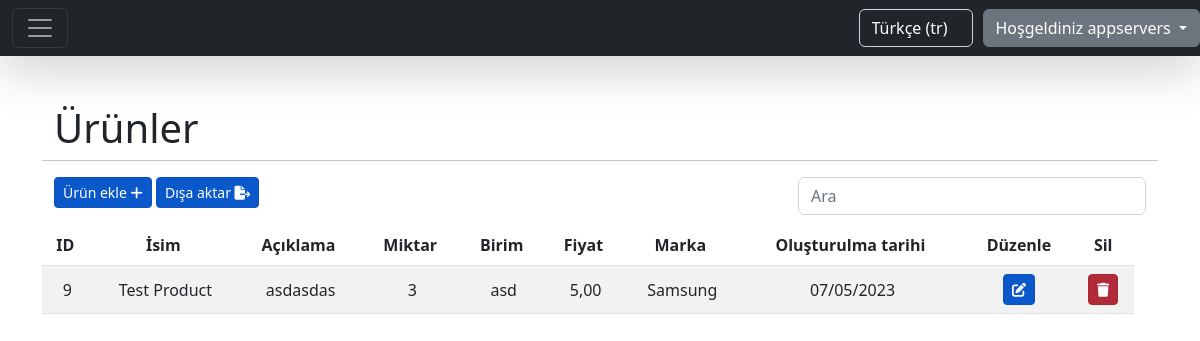
/tr/products/ (signed in), run on the app's committed database.
### home/models.py (models this page shows, shortened)
class CompanyUser(AbstractBaseUser):
    company_name = models.CharField(max_length=255, unique=True)
    email = models.EmailField(max_length=255, unique=True)
    phone_number = models.CharField(max_length=15, unique=True)
    website = models.CharField(max_length=255, blank=True, null=True)
    address = models.CharField(max_length=255)
    is_active = models.BooleanField(default=True)
    is_admin = models.BooleanField(default=False)
    USERNAME_FIELD = 'email'
    REQUIRED_FIELDS = ['company_name', 'phone_number', 'address']
    objects = CompanyUserManager()

### brand/models.py (models this page shows)
class Brand(models.Model):
    name = models.CharField(max_length=30)
    category = models.ForeignKey(Category, on_delete=models.CASCADE, related_name='categories')
    supplier = models.ForeignKey(Supplier, on_delete=models.CASCADE, related_name='suppliers')
    company = models.ForeignKey(CompanyUser, on_delete=models.CASCADE, related_name='brands')
    created = models.DateField(auto_now_add=True)
    def __str__(self):
        return self.name

### product/models.py (models this page shows, shortened)
class Product(models.Model):
    name = models.CharField(max_length=30)
    description = models.CharField(max_length=100)
    amount = models.IntegerField()
    unit = models.CharField(max_length=20)
    price = models.DecimalField(max_digits=10, decimal_places=2)
    brand = models.ForeignKey(Brand, on_delete=models.CASCADE, related_name='brands')
    company = models.ForeignKey(CompanyUser, on_delete=models.CASCADE, related_name='products')
    created = models.DateField(auto_now_add=True)

### product/views.py (the view, shortened to what this page needs)
# urls.py: path('products/', views.ProductListView.as_view(), name='products.list'),
class ProductListView(LoginRequiredMixin, ListView):
    model = Product
    template_name = 'table_template.html'
    context_object_name = 'table_data'
    paginate_by = 5
    extra_context = {
        'header_data': [
            {'id': 'id', 'header': 'ID'},
            {'id': 'name', 'header': _('label:name')},
            {'id': 'description', 'header': _('label:description')},
            {'id': 'amount', 'header': _('label:amount')},
            {'id': 'unit', 'header': _('label:unit')},
            {'id': 'price', 'header': _('label:price')},
            {'id': 'brand', 'header': _('label:brand_name')},
            {'id': 'created', 'header': _('label:created_date')},
        ],
        'title': _('label:products'),
        'create_path': 'create/',
        'update_path': 'update/',
        'delete_action': 'product',
        'not_found_text': _('message:no_products_found'),
        'add_new_text': _('label:add_new_product'),
    }
    login_url = settings.LOGIN_URL
    def get_queryset(self):
        query, order_by, value = queryParser.queryParser(self, 'name')
        return self.request.user.products.all().order_by(order_by)
    def get_context_data(self, **kwargs):
        context = super(ProductListView, self).get_context_data(**kwargs)
        new_context = dict()
        for item in context['table_data']:
            new_context[item.id] = {
                'id': item.id,
                'name': item.name,
                'description': item.description,
                'amount': item.amount,
                'unit': item.unit,
                'price': item.price,
                'brand': item.brand,
                'created': date_format(item.created, 'd/m/Y', use_l10n=True)
            }
        context['table_data'] = new_context
        return context

### utils/queryParser.py (called while the page is built)
def queryParser(self, default):
    query = self.request.GET.get('query')
    order_by = self.request.GET.get('order_by')
    value = self.request.GET.get('value')
    if order_by is None or order_by == '':
        order_by = default
    if value is None or value == '':
        value = 'asc'
    if value == 'desc':
        order_by = '-' + order_by
    return query, order_by, value

### static/templates/table_template.html (shortened to what this page needs)
{% extends "base.html" %}
{% load static %}
{% load i18n %}
{% block content %}
    <div class="container">
        <div class="row">
            <div class="col-12" style="text-align: left">
                <h1>{{ title }}</h1>
            </div>
            <hr/>
        </div>
        <div class="row">
            <div class="col-8" style="text-align: left">
                <a href="{{ request.path }}{{ create_path }}" class="btn btn-primary btn-sm active" role="button"
                   aria-pressed="true">{{ add_new_text }}
                    <i class="fas fa-plus"></i>
                </a>
                <a onclick="exportTable()" class="btn btn-primary btn-sm active"
                   role="button"
                   aria-pressed="true">{% trans 'label:export_button' %}
                    <i class="fas fa-file-export"></i>
                </a>
            </div>
            <div class="col-4" style="text-align: right">
                <form method="get">
                    <input type="search" class="form-control rounded" placeholder="{% trans 'label:search' %}"
                           aria-label="Search"
                           aria-describedby="search-addon" name="query"/>
                </form>
            </div>
        </div>
        <div class="row">
            <div class="row table-responsive" style="margin-top: 10px">
                <table class="table table-striped" id="tableToExport">
                    <thead>
                    <tr>
                        {% for data in header_data %}
                            <th scope="col">{{ data.header }}&nbsp;
                            </th>
                        {% endfor %}
                        <th scope="col">{% trans 'label:edit_text' %}</th>
                        <th scope="col">{% trans 'label:delete_text' %}</th>
                    </tr>
                    </thead>
                    <tbody>
                    {% for data in table_data.values %}
                        <tr>
                            {% for value in data.values %}
                                <td class="align-middle">{{ value }} </td>
                            {% endfor %}
                            <td class="align-middle">
                                <a href="{{ request.path }}{{ data.id }}/{{ update_path }}"
                                   class="btn btn-primary btn-sm active"
                                   role="button"><i
                                        class="fas fa-edit"></i></a>
                            </td>
                            <td class="align-middle">
                                <form> {% csrf_token %}
                                    <a class="btn btn-danger btn-sm active" role="button"
                                       onclick="deleteAction('{{ delete_action }}' ,{{ data.id }})"><i
                                            class="fas fa-trash"></i></a>
                                </form>
                            </td>
                        </tr>
                    {% empty %}
                        <tr>
                            <td colspan="12" style="text-align: center">{{ not_found_text }}</td>
                        </tr>
                    {% endfor %}
                    </tbody>
                </table>
            </div>
        </div>
    </div>
{% endblock %}

### static/templates/base.html (shortened to what this page needs)
{% load static %}
{% load i18n %}
<!doctype html>
<html>
<head>
    <link rel="stylesheet" href="{% static 'css/style.css' %}">
    <link rel="stylesheet" href="https://cdn.jsdelivr.net/npm/bootstrap@5.2.3/dist/css/bootstrap.min.css"
>
    <link rel="stylesheet" href="https://use.fontawesome.com/releases/v5.15.4/css/fontawesome.css"
/>
    <link rel="stylesheet" href="https://cdnjs.cloudflare.com/ajax/libs/font-awesome/6.3.0/css/all.min.css">
</head>
<body>
<nav class="navbar navbar-dark bg-dark shadow-lg">
    {% if user.is_authenticated %}
        <div class="col-md-6">
            <div class="container-fluid">
                <button class="navbar-toggler" type="button" data-bs-toggle="collapse"
                        data-bs-target="#navbarToggleExternalContent" aria-controls="navbarToggleExternalContent"
                        aria-expanded="false" aria-label="Toggle navigation">
                    <span class="navbar-toggler-icon"></span>
                </button>
            </div>
        </div>
    {% else %}
        <div class="col-md-6"></div>
    {% endif %}
    <div class="col-md-6 d-flex justify-content-end">
        <form action="{% url "set_language" %}" method="post" class="navbar-form navbar-right"
              style="margin-right: 10px" id="language_form">
            <select class="form-control bg-dark text-white" name="language" onchange="this.form.submit()">
                {% get_current_language as LANGUAGE_CODE %}
                {% get_available_languages as LANGUAGES %}
                {% get_language_info_list for LANGUAGES as languages %}
                {% for language in languages %}
                    <option value="{{ language.code }}"{% if language.code == LANGUAGE_CODE %}
                            selected{% endif %}>
                        {{ language.name_local|capfirst }} ({{ language.code }})
                    </option>
                {% endfor %}
            </select>
        </form>
        {% if user.is_authenticated %}
            <div class="btn-group">
                <a type="button" class="btn btn-secondary dropdown-toggle" data-bs-toggle="dropdown"
                   data-bs-display="static" aria-expanded="false">
                    {% trans 'label:welcome' %} {{ user.company_name }}
                </a>
            </div>
        {% endif %}
    </div>
</nav>
<div class="my-5 text-center container">
    {% block content %}
    {% endblock %}
</div>
</body>
</html>

### data on the page
CompanyUser: company_name "appservers"
Brand: values "9" "3" "07/05/2023", name "Samsung"
Product: values "Test Product" "asdasdas" "asd" "5,00"

### other printed values
{{ title }} "Ürünler"
{{ add_new_text }} "Ürün ekle"
{{ data.header }} "ID" "İsim" "Açıklama" "Miktar" "Birim" "Fiyat" "Marka" "Oluşturulma tarihi"
form field language "Türkçe (tr)"
